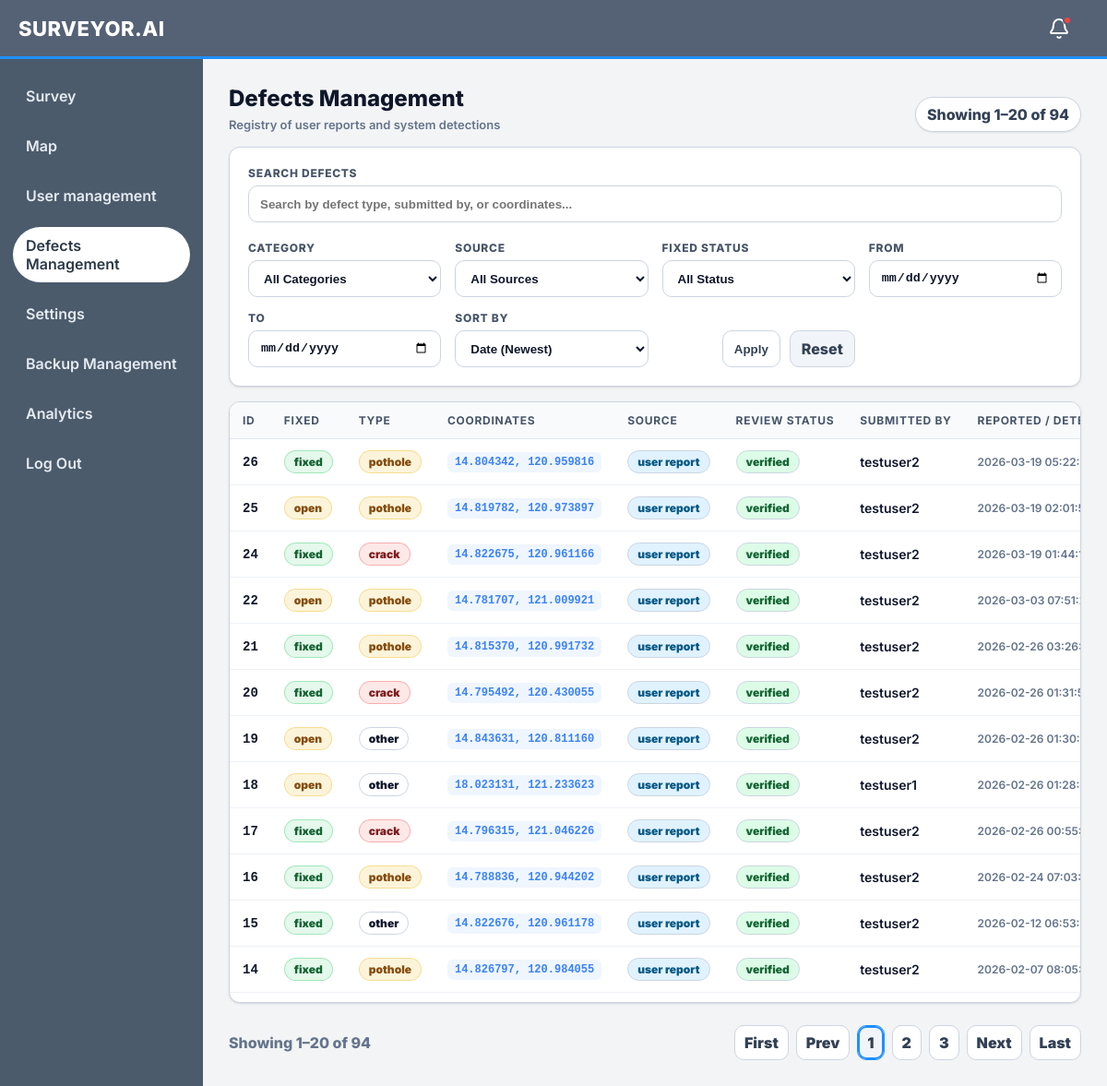
The page /defects (signed in) on the database as committed earlier.
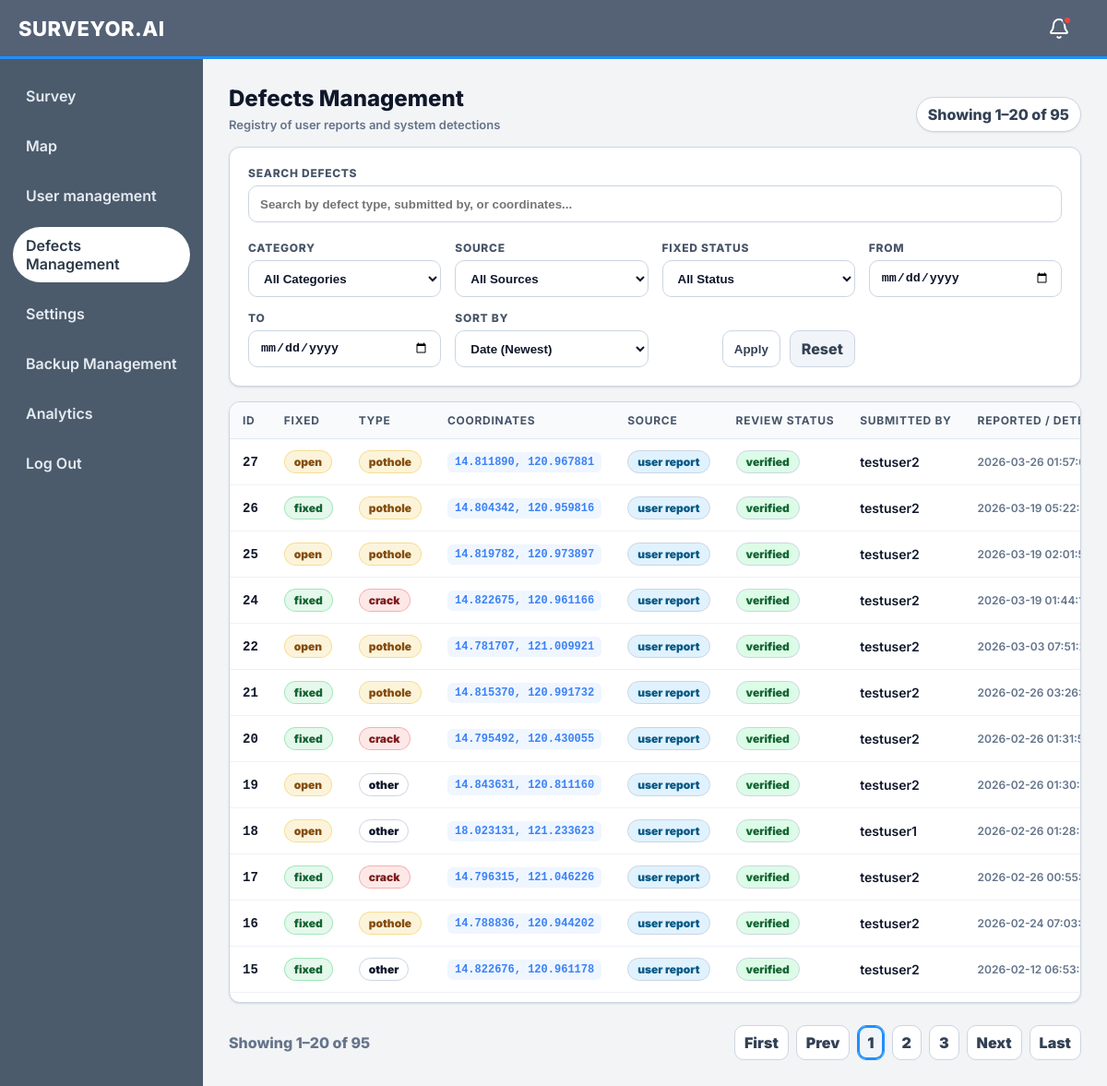
The same page on the database as committed later.
### app.py (models this page shows, shortened)
class Report(db.Model):
    id = db.Column(db.Integer, primary_key=True)
    user_id = db.Column(db.Integer, db.ForeignKey('user.id'), nullable=False, index=True)
    title = db.Column(db.String(200), nullable=False)
    body = db.Column(db.Text, nullable=False)
    latitude = db.Column(db.Float, nullable=True)
    longitude = db.Column(db.Float, nullable=True)
    obstruction_type = db.Column(db.String(50), nullable=True)
    photo_path = db.Column(db.String(512), nullable=True)
    created_at = db.Column(db.Integer, nullable=False, default=lambda: int(time.time()))
    status_updated_at = db.Column(db.Integer, nullable=True, default=lambda: int(time.time()))
    is_fixed = db.Column(db.Boolean, nullable=False, default=False)
    fixed_at = db.Column(db.Integer, nullable=True)
    is_false_report = db.Column(db.Boolean, nullable=False, default=False)
    thumbs_up_count = db.Column(db.Integer, nullable=False, default=0)
    thumbs_down_count = db.Column(db.Integer, nullable=False, default=0)

class User(db.Model):
    id = db.Column(db.Integer, primary_key=True)
    username = db.Column(db.String(150), unique=True, nullable=False)
    email = db.Column(db.String(255), unique=True, nullable=False)
    password_hash = db.Column(db.String(255), nullable=False)
    role = db.Column(db.String(20), nullable=False, default='user')
    status = db.Column(db.String(20), nullable=False, default='active')
    suspended_until = db.Column(db.Integer, nullable=True)
    false_reports_count = db.Column(db.Integer, nullable=False, default=0)

### app.py (the view, shortened to what this page needs)
@app.route('/defects')
def defects_page():
    current_user = _require_admin()
    is_admin = _is_admin(current_user)
    q_filter = (request.args.get('q') or '').strip()
    type_filter = (request.args.get('type') or '').strip().lower()
    source_filter = (request.args.get('source') or '').strip().lower()
    status_filter = (request.args.get('status') or '').strip().lower()
    unsure_filter = (request.args.get('unsure') or '').strip().lower()
    start_date = (request.args.get('start_date') or '').strip()
    end_date = (request.args.get('end_date') or '').strip()
    sort = (request.args.get('sort') or 'date_desc').strip().lower()
    try:
        page = max(1, int(request.args.get('page', '1')))
    except Exception:
        page = 1
    try:
        per_page = int(request.args.get('per_page', '20'))
    except Exception:
        per_page = 20
    if per_page not in (10, 20, 50, 100):
        per_page = 20
    reports_query = db.session.query(
        Report.id.label('id'),
        Report.obstruction_type.label('type'),
        Report.latitude.label('latitude'),
        Report.longitude.label('longitude'),
        Report.created_at.label('created_at'),
        Report.status_updated_at.label('status_updated_at'),
        User.username.label('submitted_by'),
        literal_column("'user'").label('source'),
        Report.is_fixed.label('is_fixed'),
        literal_column("'confirmed'").label('review_status'),
        literal_column("''").label('detected_class')
    ).join(User, Report.user_id == User.id).filter(Report.is_false_report == False)
    detections_query = db.session.query(
        Detection.id.label('id'),
        Detection.label.label('type'),
        Detection.latitude.label('latitude'),
        Detection.longitude.label('longitude'),
        Detection.created_at.label('created_at'),
        Detection.status_updated_at.label('status_updated_at'),
        literal_column("''").label('submitted_by'),
        literal_column("'system'").label('source'),
        Detection.is_fixed.label('is_fixed'),
        Detection.review_status.label('review_status'),
        Detection.detected_class.label('detected_class')
    )
    if source_filter:
        if source_filter == 'user':
            detections_query = detections_query.filter(text("1=0"))
        elif source_filter == 'system':
            reports_query = reports_query.filter(text("1=0"))
    combined_query = reports_query.union_all(detections_query)
    if sort == 'date_asc':
        combined_query = combined_query.order_by(text('created_at ASC'))
    elif sort == 'reported_asc':
        combined_query = combined_query.order_by(text('created_at ASC'))
    elif sort == 'reported_desc':
        combined_query = combined_query.order_by(text('created_at DESC'))
    elif sort == 'status_updated_asc':
        combined_query = combined_query.order_by(text('status_updated_at ASC'), text('created_at ASC'))
    elif sort == 'status_updated_desc':
        combined_query = combined_query.order_by(text('status_updated_at DESC'), text('created_at DESC'))
    elif sort == 'type':
        combined_query = combined_query.order_by(text('type ASC'), text('created_at DESC'))
    elif sort == 'source':
        combined_query = combined_query.order_by(text('source ASC'), text('created_at DESC'))
    elif sort == 'status':
        combined_query = combined_query.order_by(text('is_fixed ASC'), text('created_at DESC'))
    else: # date_desc default
        combined_query = combined_query.order_by(text('created_at DESC'))
    total = combined_query.count()
    pages = max(1, (total + per_page - 1) // per_page)
    if page > pages:
        page = pages
    offset = (page - 1) * per_page
    results = combined_query.limit(per_page).offset(offset).all()
    items = []
    for r in results:
        created_at_val = int(r.created_at) if r.created_at else 0
        status_updated_val = int(r.status_updated_at) if getattr(r, 'status_updated_at', None) else created_at_val
        items.append({
            'id': r.id,
            'type': r.type,
            'lat': r.latitude,
            'lon': r.longitude,
            'created_at': created_at_val,
            'created_at_iso': time.strftime('%Y-%m-%d %H:%M:%S', time.gmtime(created_at_val)) if created_at_val else '',
            'status_updated_at': status_updated_val,
            'status_updated_at_iso': time.strftime('%Y-%m-%d %H:%M:%S', time.gmtime(status_updated_val)) if status_updated_val else '',
            'submitted_by': r.submitted_by,
            'source': r.source,
            'is_fixed': r.is_fixed,
            'review_status': r.review_status,
            'detected_class': r.detected_class
        })
    start = 0 if total == 0 else offset + 1
    end = 0 if total == 0 else min(total, offset + len(items))
    return render_template(
        '/defects.html',
        items=items,
        total=total,
        page=page,
        pages=pages,
        per_page=per_page,
        start=start,
        end=end,
        q=q_filter,
        type_filter=type_filter,
        source_filter=source_filter,
        status_filter=status_filter,
        unsure_filter=unsure_filter,
        start_date=start_date,
        end_date=end_date,
        sort=sort,
        is_admin=is_admin,
        current_user=current_user,
        next_url=request.full_path
    )

### app.py (called while the page is built, shortened)
def _get_current_user():
    uid = session.get('user_id')
    if not uid:
        return None
    try:
        return User.query.get(int(uid))
    except Exception:
        return None

def _is_admin(user) -> bool:
    if not user:
        return False
    role = getattr(user, 'role', None)
    if role is None:
        return False
    return str(role).strip().lower() == 'admin'

def _require_admin():
    cu = _get_current_user()
    if not _is_admin(cu):
        abort(403)
    return cu

@app.before_request
def _block_writes_during_restore():
    if not RESTORE_STATE.get("in_progress"):
        return None

@app.context_processor
def inject_notifications():
    uid = session.get('user_id')
    count = 0
    if uid:
        try:
            count = Notification.query.filter_by(user_id=int(uid), is_read=False).count()
        except Exception:
            pass
    return dict(unread_notifications_count=count)

@app.before_request
def _ensure_gps_started():
    global _gps_started
    if not _gps_started:
        ensure_gps_thread()
        _gps_started = True

### templates/defects.html (shortened to what the changed rows need)
<!DOCTYPE html>
<html>
  <head>
    <link rel="stylesheet" href="{{ url_for('static', filename='css/users.css') }}" />
    <link rel="stylesheet" href="{{ url_for('static', filename='css/defects.css') }}" />
  </head>
  <body>
    <div class="layout">
      <main class="main">
        <div class="page">
          <div class="page-header">
            <div>
              <div class="title">Defects Management</div>
              <div class="subtitle">Registry of user reports and system detections</div>
            </div>
            <div class="count">Showing {{ start }}–{{ end }} of {{ total }}</div>
          </div>
          <div class="card">
            <div class="table-wrap tall">
              <table class="table" aria-label="Defects table">
                <thead>
                  <tr>
                    <th>ID</th>
                    <th>Fixed</th>
                    <th>Type</th>
                    <th>Coordinates</th>
                    <th>Source</th>
                    <th>Review Status</th>
                    <th>Submitted By</th>
                    <th>Reported / Detected At</th>
                  </tr>
                </thead>
                <tbody>
                  {% if items and items|length > 0 %}
                    {% for item in items %}
                      <tr>
                        <td class="mono">{{ item.id }}</td>
                        <td>
                          {% if item.is_fixed %}
                            <span class="badge badge--active">Fixed</span>
                          {% else %}
                            <span class="badge badge--suspended">Open</span>
                          {% endif %}
                        </td>
                        <td>
                          {% if 'pothole' in (item.type|lower) %}
                            <span class="badge badge--suspended">Pothole</span>
                          {% elif 'crack' in (item.type|lower) %}
                            <span class="badge badge--locked">Crack</span>
                          {% else %}
                            <span class="badge">{{ item.type }}</span>
                          {% endif %}
                        </td>
                        <td class="mono">
                          <a href="{{ url_for('map_page', lat=item.lat, lng=item.lon) }}" class="coords-link" title="View on map">
                            {{ "%.6f"|format(item.lat) }}, {{ "%.6f"|format(item.lon) }}
                          </a>
                        </td>
                        <td>
                          {% if item.source == 'system' %}
                            <span class="badge badge--active">System</span>
                          {% else %}
                            <span class="badge badge--user">User Report</span>
                          {% endif %}
                        </td>
                        <td>
                          {% if item.source == 'system' %}
                            {% if item.review_status == 'confirmed' %}
                              <span class="badge badge--confirmed">Validated</span>
                            {% elif item.review_status == 'pending' %}
                              <span class="badge badge--pending">Unvalidated</span>
                            {% elif item.review_status == 'rejected' %}
                              <span class="badge badge--rejected">Rejected</span>
                            {% else %}
                              <span class="muted">—</span>
                            {% endif %}
                          {% else %}
                            <span class="badge badge--confirmed">Verified</span>
                          {% endif %}
                        </td>
                        <td>
                          {% if item.submitted_by %}
                            {{ item.submitted_by }}
                          {% else %}
                            <span class="muted">—</span>
                          {% endif %}
                        </td>
                        <td><div class="timestamp">{{ item.created_at_iso or '—' }}</div></td>
                      </tr>
                    {% endfor %}
                  {% else %}
                    <tr>
                      <td colspan="10" class="empty">No defects found matching your criteria.</td>
                    </tr>
                  {% endif %}
                </tbody>
              </table>
            </div>
          </div>
          <div class="pagination">
            <div class="range">Showing {{ start }}–{{ end }} of {{ total }}</div>
            <div class="pager">
              <a class="page-btn" href="{{ url_for('defects_page', q=q, type=type_filter, unsure=unsure_filter, source=source_filter, status=status_filter, sort=sort, per_page=per_page, page=1) }}">First</a>
              <a class="page-btn" href="{{ url_for('defects_page', q=q, type=type_filter, unsure=unsure_filter, source=source_filter, status=status_filter, sort=sort, per_page=per_page, page=(page-1 if page>1 else 1)) }}">Prev</a>
              {% set start_page = (page - 2) if (page - 2) > 1 else 1 %}
              {% set end_page = (page + 2) if (page + 2) < pages else pages %}
              {% for p in range(start_page, end_page + 1) %}
                <a class="page-num {% if p == page %}active{% endif %}" href="{{ url_for('defects_page', q=q, type=type_filter, unsure=unsure_filter, source=source_filter, status=status_filter, sort=sort, per_page=per_page, page=p) }}">{{ p }}</a>
              {% endfor %}
              <a class="page-btn" href="{{ url_for('defects_page', q=q, type=type_filter, unsure=unsure_filter, source=source_filter, status=status_filter, sort=sort, per_page=per_page, page=(page+1 if page<pages else pages)) }}">Next</a>
              <a class="page-btn" href="{{ url_for('defects_page', q=q, type=type_filter, unsure=unsure_filter, source=source_filter, status=status_filter, sort=sort, per_page=per_page, page=pages) }}">Last</a>
            </div>
          </div>
        </div>
      </main>
    </div>
  </body>
</html>

Rows that differ between the two databases and show on the page:
no longer on this page (row unchanged): Report: id "14", shows "fixed", obstruction_type "pothole", lat "14.826797", lon "120.984055", shows "user report", shows "verified", submitted_by "testuser2", created_at_iso "2026-02-07…"
added Report: id "27", shows "open", obstruction_type "pothole", lat "14.811890", lon "120.967881", shows "user report", shows "verified", submitted_by "testuser2", created_at_iso "2026-03-26…"
Other text that changed with them:
{{ total }}: "94" → "95"
